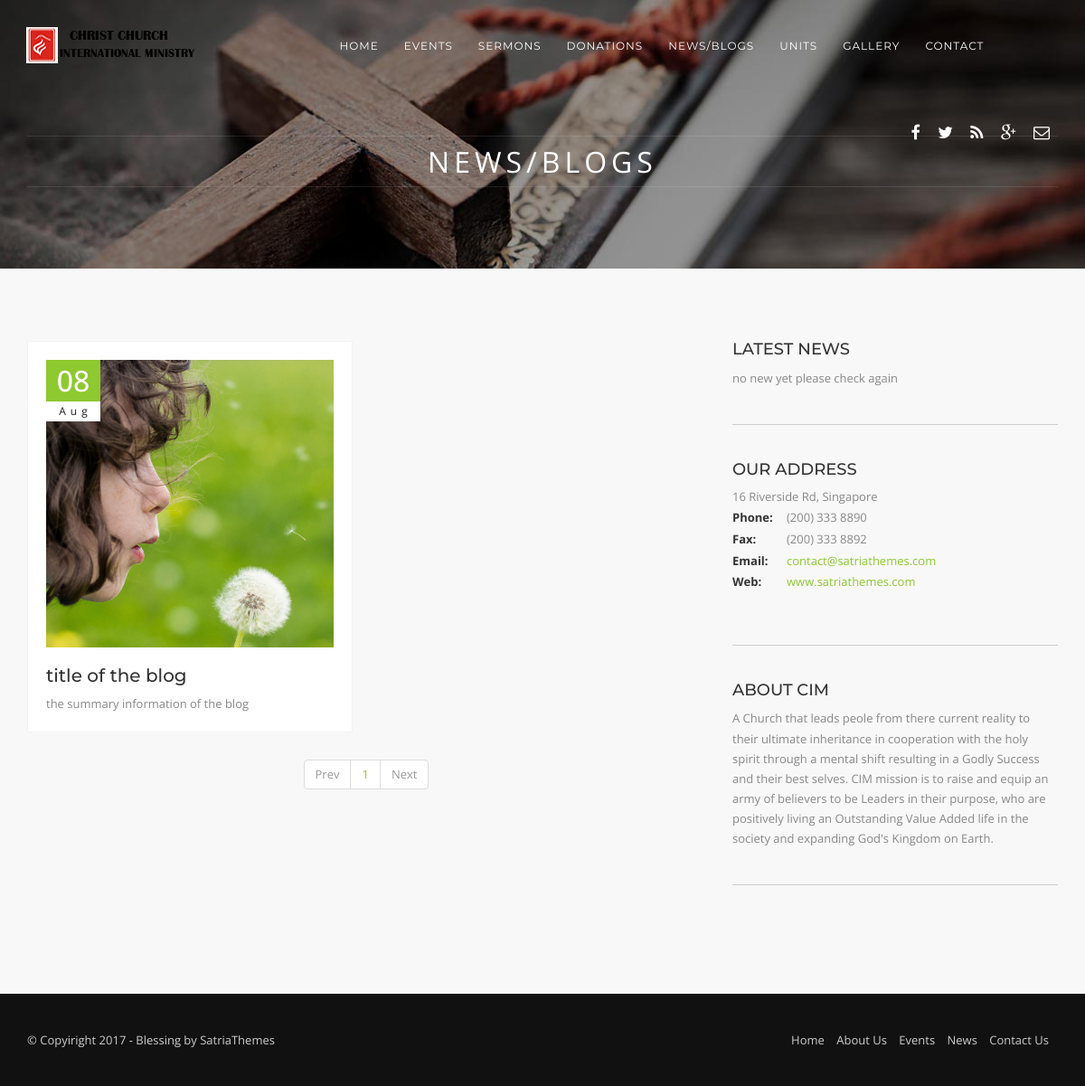
Page /st/v/news on the earlier database version.
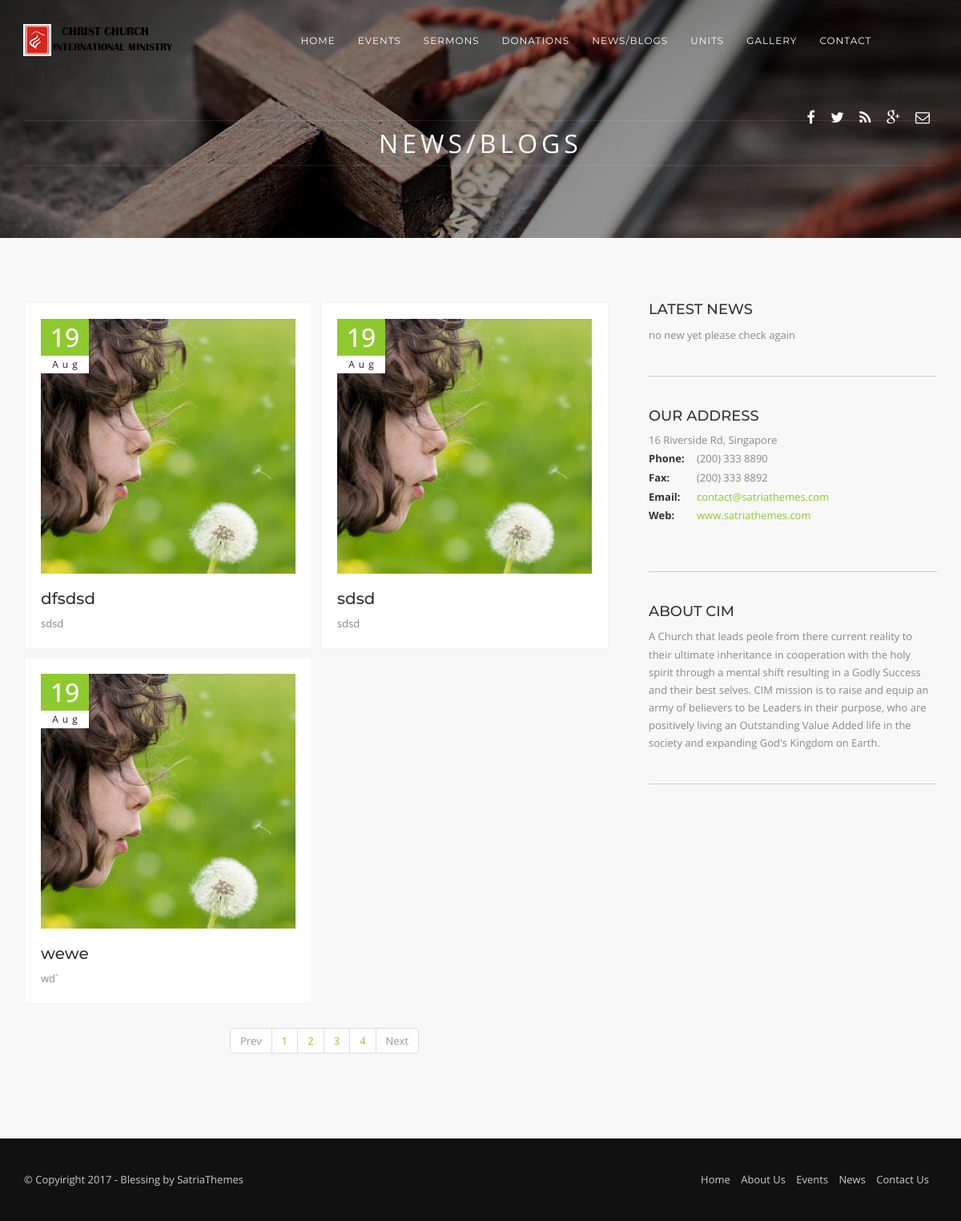
Same page on the later database version.
### tables this page shows
CREATE TABLE `blog` (
  `ID` int(11) NOT NULL AUTO_INCREMENT,
  `title` varchar(200) NOT NULL,
  `summary` varchar(500) NOT NULL,
  `content` text NOT NULL,
  `date_posted` datetime NOT NULL DEFAULT current_timestamp(),
  `author` varchar(200) NOT NULL,
  `status` tinyint(1) NOT NULL DEFAULT 0,
  PRIMARY KEY (`ID`)
);

### application/controllers/St.php (called while the page is built, shortened)
<?php
class St extends CI_Controller {
	public function __construct($value='')
	{
		$this->load->helper('url');
		$this->load->helper('string');
		$this->load->database();
		$this->load->library('session');
	}
	public function v($page='index',$param=false)
	{
		$data = array();
		$method = $page.'Data';
		if (method_exists($this, $method)) {
			if ($param) {
				$data=$this->$method($param);
			} else {
				$data=$this->$method();
			}
		}
		$this->load->view('static/'.$page,$data);
	}
	private function newsData()
	{
		$len = 3;
		$start=isset($_GET['p'])?$_GET['p']:1;
		$start = ($start-1) *$len;
		$return['len']=$len;
		$query = "select SQL_CALC_FOUND_ROWS * from blog where status =1 order by id desc limit $start, $len";
		$result = $this->db->query($query);
		$result = $result->result_array();
		$return['blogs']=$result;
		$res = $this->db->query("select FOUND_ROWS() as total");
		$res = $res->result_array();
		$return['total']=$res[0]['total'];
		$query = "select  * from news where status =1 order by id desc";
		$result = $this->db->query($query);
		$return['news']=$result->result_array();
		return $return;
	}
}

### index.php (called while the page is built, shortened)
<?php
require_once BASEPATH.'core/CodeIgniter.php';

### application/views/static/news.php (the view, shortened to what the changed rows need)
 <?php include "includes/header_home.php"; ?>
        <section id="subheader" data-speed="2" data-type="background">
            <div class="container">
                <div class="row">
                    <div class="col-md-12">
                        <h1>News/Blogs</h1>
                    </div>
                </div>
            </div>
        </section>
        <div id="content">
            <div class="container">
                <div class="row">
                    <div class="col-md-8">
                        <ul class="blog-list">
                        <?php if ($blogs): ?>
                            <?php foreach ($blogs as $blog): ?>
                                <?php
                                    $date=date_create($blog['date_posted']);
                                    $day = $date->format('d');
                                    $month=$date->format('M');
                                 ?>
                                <li>
                                    <div class="info">
                                        <div class="date-box">
                                            <span class="day"><?php echo $day ?></span>
                                            <span class="month"><?php echo $month ?></span>
                                        </div>
                                    </div>
                                    <div class="preview">
                                        <img src="<?= base_url() ?>img/blog/pic-blog-1.jpg" alt="" />
                                        <a href="<?php echo base_url('st/v/blog/'.$blog['ID']) ?>">
                                            <h3 class="blog-title"><?php echo $blog['title'] ?></h3>
                                        </a><?php echo $blog['summary'] ?>
                                    </div>
                                </li>
                            <?php endforeach ?>
                        <?php else: ?>
                            <div>
                                No blog post yet please check back.
                            </div>
                        <?php endif ?>
                        </ul>
                        <div class="text-center ">
                        <?php
                        $size = ceil($total/$len);
                         ?>
                            <ul class="pagination">
                                <?php
                                    for ($i=1; $i <=$size; $i++) {
                                    $active = $_GET['p']== $i?"class='active'":'';
                                        echo "<li $active><a href='?p=$i'>$i</a></li>";
                                    }
                                 ?>
                            </ul>
                        </div>
                    </div>
                </div>
            </div>
        </div>
    </div>
</body>
</html>

Differences in the rows shown:
no longer on this page (row unchanged): blog: date_posted "08", date_posted "Aug", title "title of the blog", summary "the summary information of the blog"
added blog: date_posted "19", date_posted "Aug", title "dfsdsd", summary "sdsd"
added blog: date_posted "19", date_posted "Aug", title "sdsd", summary "sdsd"
added blog: date_posted "19", date_posted "Aug", title "wewe", summary "wd`"
Other differences:
new list line: "2"
new list line: "3"
new list line: "4"
